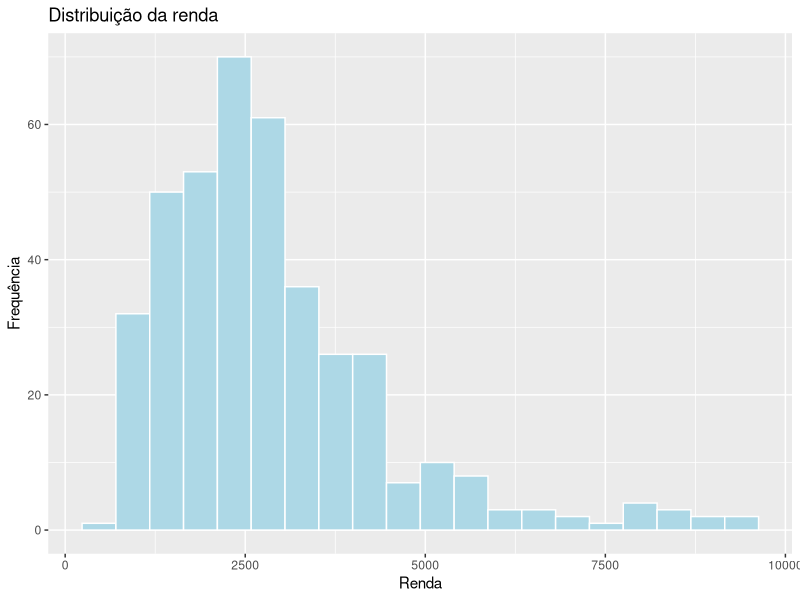
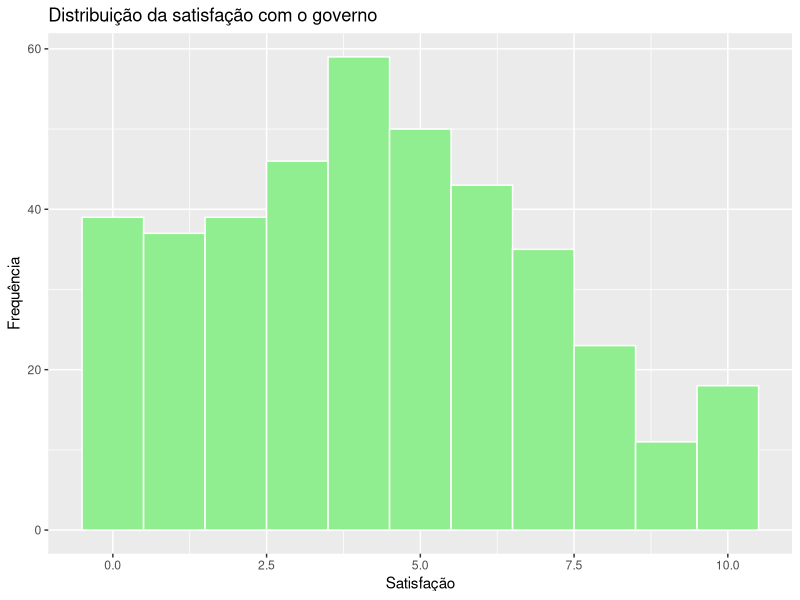
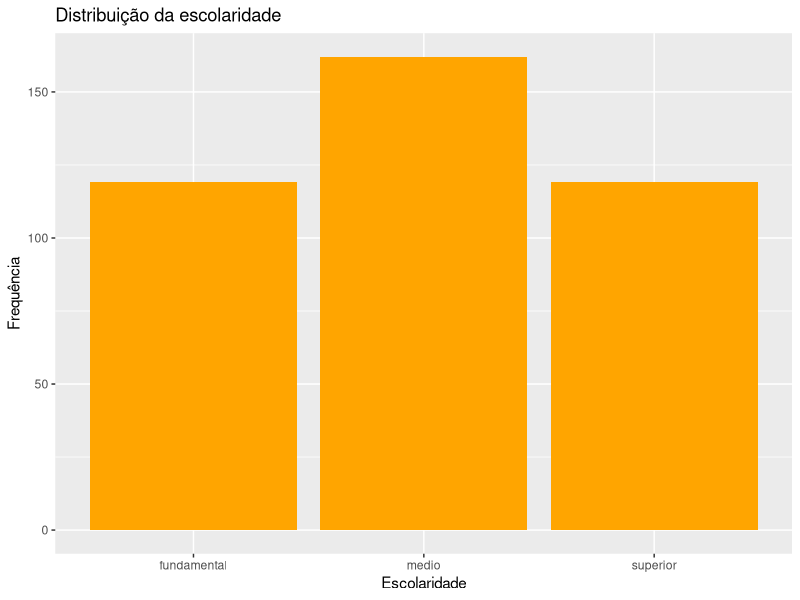
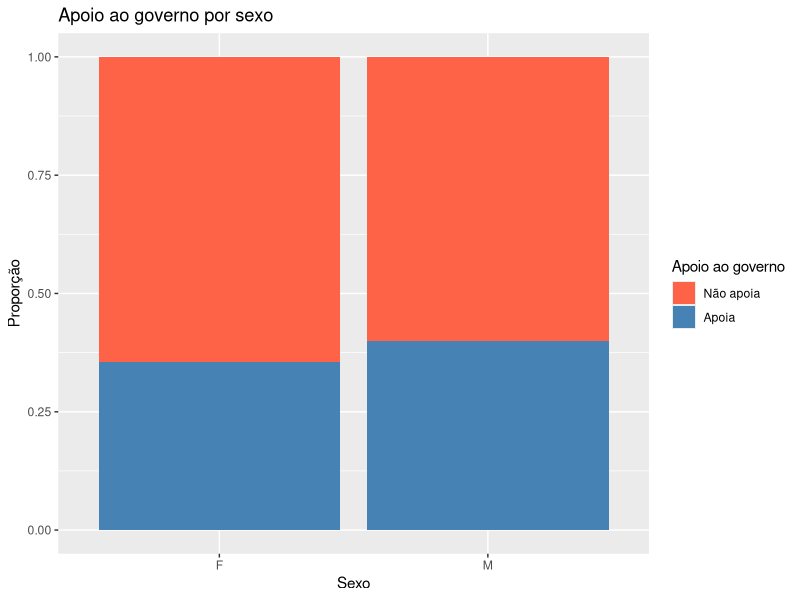
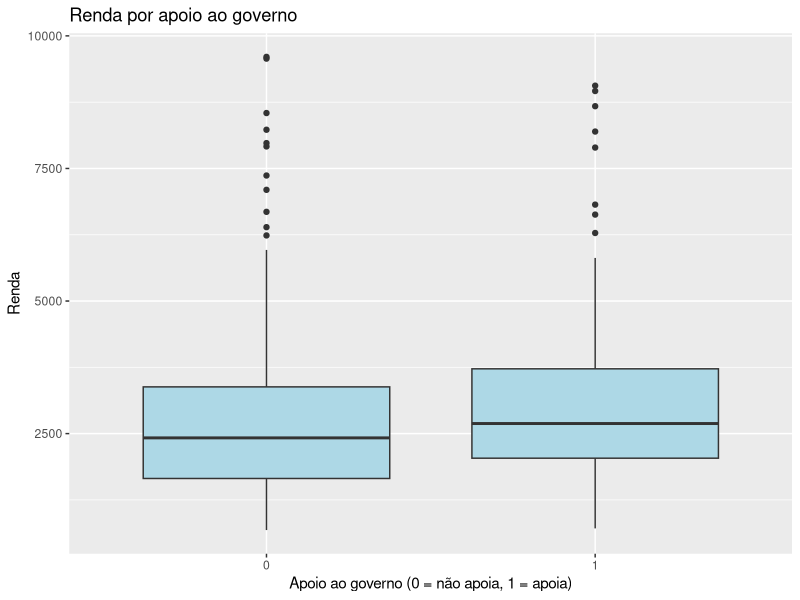
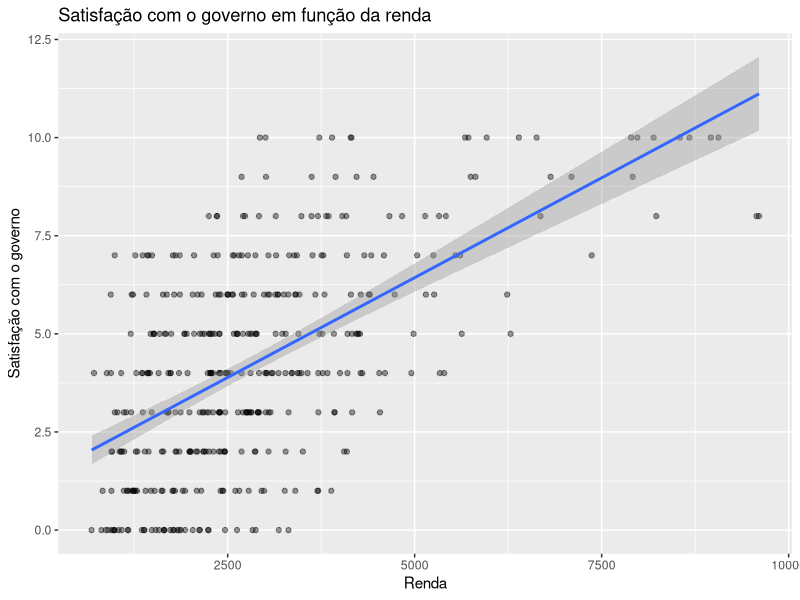
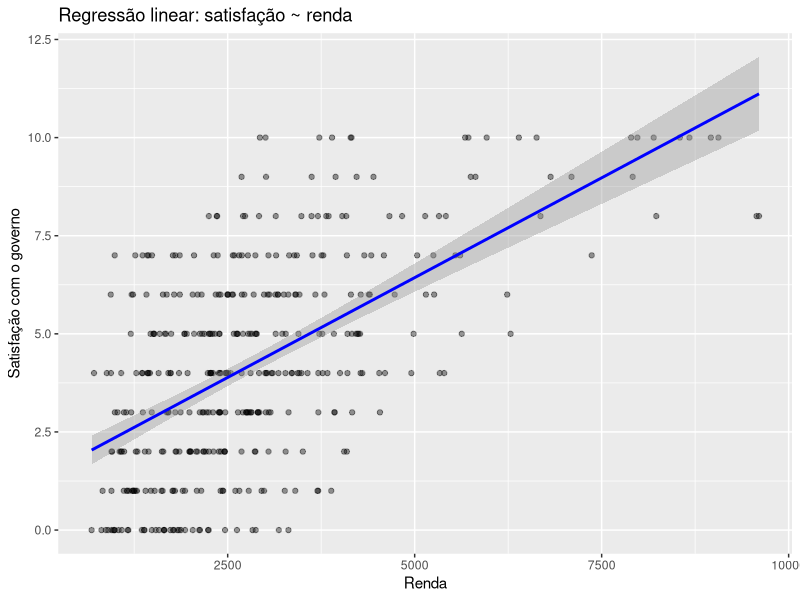
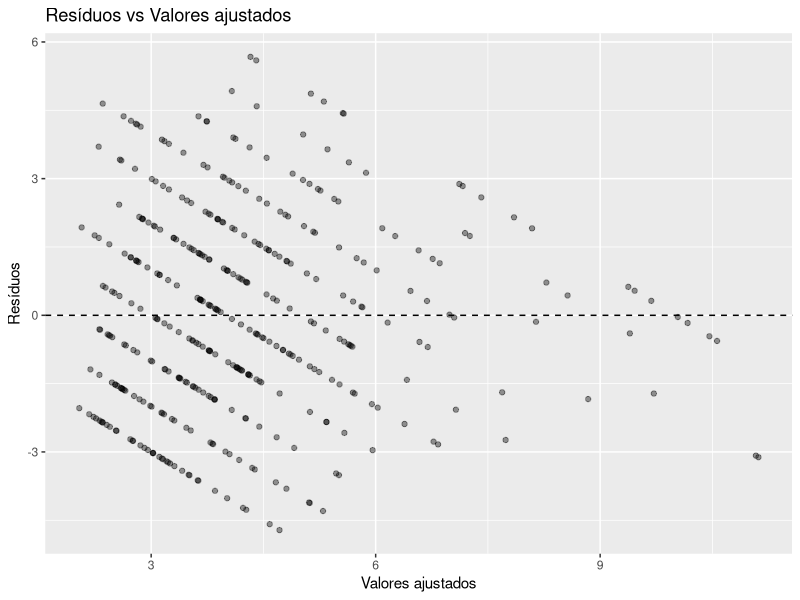

Here is the R script that generated these plots, in order:
## ---- chunk 1
knitr::opts_chunk$set(echo = TRUE)

# Carregar pacotes necessários
library(tidyverse)
library(ggplot2)
library(dplyr)
library(readr)
library(scales)
## ---- chunk 2
set.seed(123)
n <- 400

# Variáveis básicas
id        <- 1:n
idade     <- round(rnorm(n, mean = 40, sd = 12))
sexo      <- sample(c("F", "M"), n, replace = TRUE, prob = c(0.55, 0.45))
renda     <- round(rlnorm(n, meanlog = log(2500), sdlog = 0.5), 0)
escolarid <- sample(c("fundamental", "medio", "superior"),
                    n, replace = TRUE, prob = c(0.30, 0.40, 0.30))
ideologia <- round(runif(n, 0, 10), 0)

# Variáveis dependentes
apoio_gov <- rbinom(n, 1, plogis(-1 + 0.015*(idade - 40) +
                                   0.4*(sexo == "F") +
                                   0.5*(renda > 3000)))

satisf_gov <- pmin(pmax(
  round(3 + 2*apoio_gov + 0.001*(renda - 2500) + rnorm(n, 0, 2), 0), 0), 10)

protesto <- rbinom(n, 1, plogis(-2 + 0.3*(ideologia <= 4) - 0.2*apoio_gov))

# Data frame final
dados <- data.frame(
  id, idade, sexo, renda, escolarid, ideologia,
  apoio_gov, satisf_gov, protesto
)

str(dados)
## ---- chunk 3
library(dplyr)
library(ggplot2)

# 1. Estatísticas descritivas
dados %>%
  summarise(
    media_idade   = mean(idade),
    mediana_idade = median(idade),
    sd_idade      = sd(idade),
    quartis_idade = quantile(idade),
    
    media_renda   = mean(renda),
    mediana_renda = median(renda),
    sd_renda      = sd(renda),
    quartis_renda = quantile(renda),
    
    media_satisf  = mean(satisf_gov),
    mediana_satisf= median(satisf_gov),
    sd_satisf     = sd(satisf_gov),
    quartis_satisf= quantile(satisf_gov)
  )

# Proporções de sexo e escolaridade
prop.table(table(dados$sexo))
prop.table(table(dados$escolarid))

# Proporção de apoio ao governo
mean(dados$apoio_gov == 1)

# 2. Gráficos
# Histograma de renda
ggplot(dados, aes(x = renda)) +
  geom_histogram(bins = 20, fill = "lightblue", color = "white") +
  labs(title = "Distribuição da renda", x = "Renda", y = "Frequência")

# Histograma de satisfação
ggplot(dados, aes(x = satisf_gov)) +
  geom_histogram(binwidth = 1, fill = "lightgreen", color = "white") +
  labs(title = "Distribuição da satisfação com o governo", x = "Satisfação", y = "Frequência")

# Gráfico de barras da escolaridade
ggplot(dados, aes(x = escolarid)) +
  geom_bar(fill = "orange") +
  labs(title = "Distribuição da escolaridade", x = "Escolaridade", y = "Frequência")
## ---- chunk 4
# a) sexo (categórica) x apoio_gov (categórica)
# -> Teste qui-quadrado de independência

# b) escolarid (categórica com 3 níveis) x apoio_gov (categórica)
# -> Teste qui-quadrado de independência

# c) satisf_gov (contínua) x apoio_gov (categórica binária)
# -> Teste t de diferença de médias (ou regressão com dummy)

# d) satisf_gov (contínua) x renda (contínua)
# -> Correlação de Pearson ou regressão linear simples

# e) satisf_gov (contínua) x ideologia (contínua)
# -> Correlação de Pearson ou regressão linear simples
## ---- chunk 5
# a) Teste qui-quadrado: sexo x apoio ao governo
tab_sexo_apoio <- table(dados$sexo, dados$apoio_gov)
chisq.test(tab_sexo_apoio)

# b) Teste qui-quadrado: escolaridade x apoio ao governo
tab_escol_apoio <- table(dados$escolarid, dados$apoio_gov)
chisq.test(tab_escol_apoio)

# c) Teste t: satisfação x apoio ao governo
t.test(satisf_gov ~ apoio_gov, data = dados)

# d) Correlação: satisfação x renda
cor.test(dados$satisf_gov, dados$renda)

# e) Correlação: satisfação x ideologia
cor.test(dados$satisf_gov, dados$ideologia)
## ---- chunk 6
library(dplyr)
library(ggplot2)

# 1. Tabela de contingência
tab <- table(dados$sexo, dados$apoio_gov)
tab

# 2. Proporções por coluna
prop_col <- prop.table(tab, margin = 2)
prop_col

# 3. Teste qui-quadrado
teste_chi <- chisq.test(tab)
teste_chi

# 4. Gráfico de barras
ggplot(dados, aes(x = sexo, fill = factor(apoio_gov))) +
  geom_bar(position = "fill") +
  scale_fill_manual(values = c("0" = "tomato", "1" = "steelblue"),
                    labels = c("Não apoia", "Apoia")) +
  labs(title = "Apoio ao governo por sexo",
       x = "Sexo", y = "Proporção", fill = "Apoio ao governo")
## ---- chunk 7
library(dplyr)
library(ggplot2)

# 4.1. Resumo numérico de renda por apoio_gov
dados %>%
  group_by(apoio_gov) %>%
  summarise(
    media_renda = mean(renda),
    sd_renda    = sd(renda),
    n           = n()
  )

# 4.2. Hipóteses
# H0: μ_apoia = μ_não_apoia
# H1: μ_apoia ≠ μ_não_apoia

# 4.3. Teste t para diferença de médias (variâncias desiguais)
teste_t <- t.test(renda ~ apoio_gov, data = dados)
teste_t

# 4.4. Interpretação
# Estimativa da diferença de médias: teste_t$estimate
# Intervalo de confiança de 95%: teste_t$conf.int
# Valor-p: teste_t$p.value
#
# Decisão:
# Se p < 0.05 → rejeitamos H0 → há diferença significativa de renda entre os grupos.
# Se p ≥ 0.05 → não rejeitamos H0 → não há evidência de diferença significativa.
#
# Em linguagem substantiva:
# O teste avalia se apoiadores e não apoiadores do governo têm renda média diferente.
# O intervalo de confiança mostra a faixa plausível dessa diferença.
# O valor-p indica se a diferença é estatisticamente confiável.

# 4.5. Boxplot de renda por apoio_gov
ggplot(dados, aes(x = factor(apoio_gov), y = renda)) +
  geom_boxplot(fill = "lightblue") +
  labs(title = "Renda por apoio ao governo",
       x = "Apoio ao governo (0 = não apoia, 1 = apoia)",
       y = "Renda")
## ---- chunk 8
library(dplyr)
library(ggplot2)

# 5.1. Matriz de correlações de Pearson (casos completos)
correlacoes <- dados %>%
  select(renda, ideologia, satisf_gov) %>%
  cor(use = "complete.obs")

correlacoes
## ---- chunk 9
ggplot(dados, aes(x = renda, y = satisf_gov)) +
  geom_point(alpha = 0.4) +
  geom_smooth(method = "lm", se = TRUE) +
  labs(title = "Satisfação com o governo em função da renda",
       x = "Renda", y = "Satisfação com o governo")
## ---- chunk 10
library(dplyr)
library(ggplot2)
library(broom)
## ---- chunk 11
mod1 <- lm(satisf_gov ~ renda, data = dados)
summary(mod1)
## ---- chunk 12
tidy(mod1)
## ---- chunk 13
ggplot(dados, aes(x = renda, y = satisf_gov)) +
  geom_point(alpha = 0.4) +
  geom_smooth(method = "lm", se = TRUE, color = "blue") +
  labs(title = "Regressão linear: satisfação ~ renda",
       x = "Renda", y = "Satisfação com o governo")
## ---- chunk 14
library(ggplot2)
library(broom)
## ---- chunk 15
dados_diag <- augment(mod1)
glimpse(dados_diag)
## ---- chunk 16
ggplot(dados_diag, aes(x = .fitted, y = .resid)) +
  geom_point(alpha = 0.4) +
  geom_hline(yintercept = 0, linetype = "dashed") +
  labs(title = "Resíduos vs Valores ajustados",
       x = "Valores ajustados", y = "Resíduos")
## ---- chunk 17
ggplot(dados_diag, aes(sample = .resid)) +
  stat_qq(alpha = 0.4) +
  stat_qq_line() +
  labs(title = "QQ-plot dos resíduos")
## ---- chunk 18
library(dplyr)
library(ggplot2)
## ---- chunk 19
mod2 <- lm(satisf_gov ~ apoio_gov, data = dados)
summary(mod2)
## ---- chunk 20
dados %>%
  group_by(apoio_gov) %>%
  summarise(
    media_satisf = mean(satisf_gov),
    n = n()
  )
## ---- chunk 21
t.test(satisf_gov ~ apoio_gov, data = dados)
## ---- chunk 22
library(dplyr)
library(ggplot2)
library(broom)
## ---- chunk 23
ggplot(dados, aes(x = ideologia, y = satisf_gov, color = factor(apoio_gov))) +
  geom_point(alpha = 0.4) +
  geom_smooth(method = "lm", se = FALSE) +
  labs(title = "Satisfação com o governo por ideologia",
       x = "Ideologia", y = "Satisfação com o governo",
       color = "Apoio ao governo (0 = não, 1 = sim)")
## ---- chunk 24
# Modelo A (simples): satisf_gov ~ ideologia
modA <- lm(satisf_gov ~ ideologia, data = dados)
summary(modA)

# Modelo B (com mais estrutura): satisf_gov ~ ideologia + renda + apoio_gov
modB <- lm(satisf_gov ~ ideologia + renda + apoio_gov, data = dados)
summary(modB)
## ---- chunk 25
# Resíduos vs valores ajustados
dados_diagB <- augment(modB)

ggplot(dados_diagB, aes(x = .fitted, y = .resid)) +
  geom_point(alpha = 0.4) +
  geom_hline(yintercept = 0, linetype = "dashed") +
  labs(title = "Resíduos vs Valores ajustados (Modelo B)",
       x = "Valores ajustados", y = "Resíduos")

# QQ-plot dos resíduos
ggplot(dados_diagB, aes(sample = .resid)) +
  stat_qq(alpha = 0.4) +
  stat_qq_line() +
  labs(title = "QQ-plot dos resíduos (Modelo B)")
## ---- chunk 26
# Exibe informações sobre o ambiente de execução:
# versão do R, pacotes carregados e suas versões.
# Útil para garantir reprodutibilidade dos resultados.
sessionInfo()

print("Script finalizado sem erros!")
